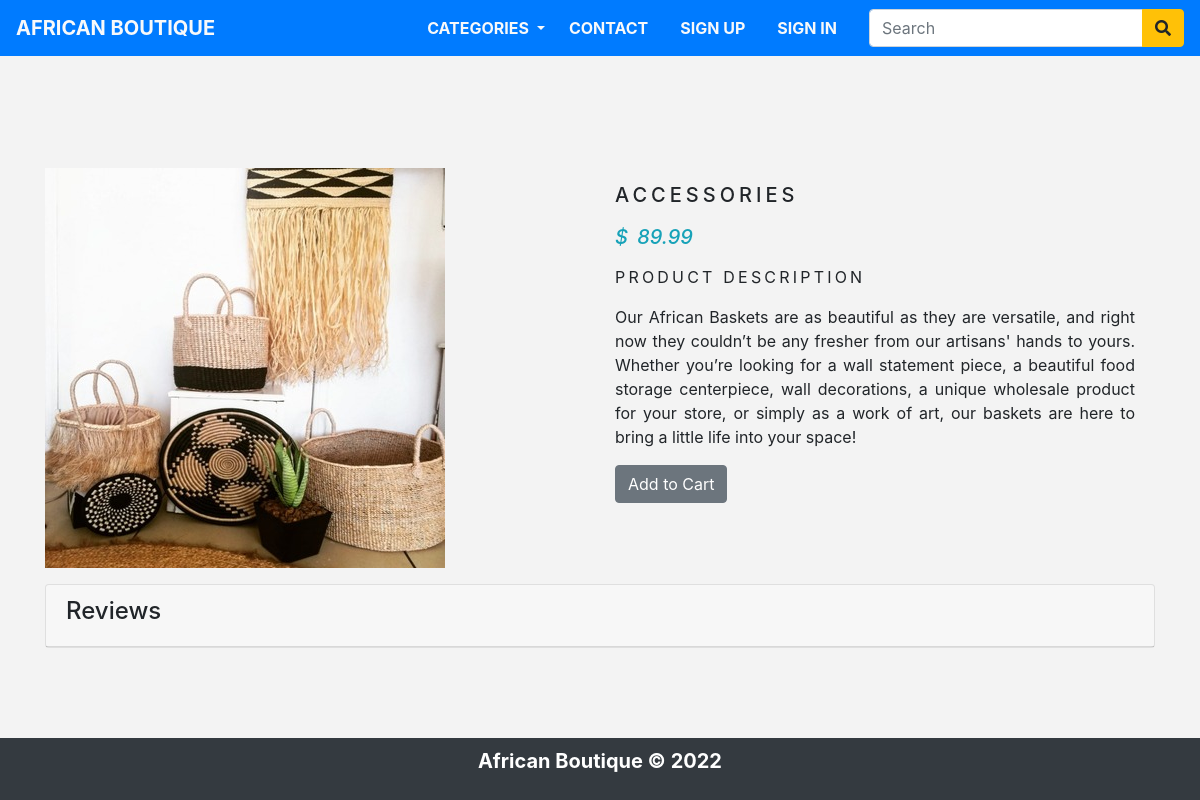
Screenshot of /category/jewelry-accessories/accessories with the database file from the repository.
### store/models.py (models this page shows, shortened)
class Product(models.Model):
    name = models.CharField(max_length=250, unique=True)
    slug = models.SlugField(max_length=250, unique=True)
    description = models.TextField(blank=True)
    category = models.ForeignKey(Category, on_delete=models.CASCADE)
    price = models.DecimalField(max_digits=10, decimal_places=2)
    image = models.ImageField(upload_to='product', blank=True)
    stock = models.IntegerField()
    available = models.BooleanField(default=True)
    created = models.DateTimeField(auto_now_add=True)
    updated = models.DateTimeField(auto_now=True)
    class Meta:
        ordering = ('name',)
        verbose_name = 'product'
        verbose_name_plural = 'products'

### store/views.py (the view)
# urls.py: path('category/<slug:category_slug>/<slug:product_slug>', views.productPage, name ='product_detail'),
def productPage(request, category_slug, product_slug):
    try:
        product = Product.objects.get(category__slug=category_slug, slug=product_slug)
    except Exception as e:
        raise e
    if request.method == 'POST' and request.user.is_authenticated and request.POST['content'].strip() != '':
        Review.objects.create(product=product,
                            user=request.user,
                            content=request.POST['content'])
    reviews = Review.objects.filter(product=product)
    return render(request, 'product.html', {'product': product, 'reviews': reviews})

### store/context_processors.py (called while the page is built)
def counter(request):
    item_count = 0
    if 'admin' in request.path:
        return {}
    else:
        try:
            cart=Cart.objects.filter(cart_id=_cart_id(request))
            cart_items = CartItem.objects.all().filter(cart=cart[:1])
            for cart_item in cart_items:
                item_count += cart_item.quantity
        except Cart.DoesNotExist:
            item_count = 0
    return dict(item_count=item_count)

def menu_links(request):
    links = Category.objects.all()
    return dict(links=links)

### store/models.py (called while the page is built)
    def get_url(self):
        return reverse('products_by_category', args=[self.slug])

### store/views.py (called while the page is built)
def _cart_id(request):
    cart = request.session.session_key
    if not cart:
        cart = request.session.create()
    return cart

### store/templates/product.html (shortened to what this page needs)
{% extends 'base.html' %}
{% load static %}
{% block content %}
<div class="container py-5">
    <div class="row mt-5">
        <div class="col-10 mx-auto col-md-6 my-3">
            <img src="{{product.image.url}}" alt="">
        </div>
        <div class="col-10 mx-auto col-md-6 my-3">
            <div>
                <h1 class="product_title">{{product.name}}</h1>
                <h5 class="text-info font-italic mb-3">
                    <span class="mr-1">$</span> {{product.price}}
                </h5>
                <p class="product_description">Product Description</p>
                <p class="text-justify product_text">{{product.description}}</p>
                {% if product.stock <= 0 %}
                    <p class="text-justify product_text"><b>Out of Stock</b></p>
                {% else %}
                    <a href="{% url 'add_cart' product.id %}">
                        <button type="button" name="button" class="btn btn-secondary">
                            Add to Cart
                        </button>
                    </a>
                {% endif %}
            </div>
        </div>
    </div>
    <div class="card">
        <div class="card-header">
            <h4>Reviews</h4>
        </div>
    </div>
</div>
{% endblock %}

### store/static/css/base.css (style rules this page uses)
body { background: #f3f3f3; }
.product_title { font-size: 20px; text-transform: uppercase; letter-spacing: 0.2em; padding-top: 15px; padding-bottom: 10px; }
.product_text { padding-right: 20px; }
.product_description { font-size: 16px; text-transform: uppercase; letter-spacing: 0.2em; }

### rows the page displays
Product: image (picture), name "ACCESSORIES", price "89.99", description "Our African Baskets are as beautiful as they are versatile, and right now they couldn’t be any fresher from our artisans' hands to yours. Whether you’re looking for a wall statement piece, a beautiful food storage centerpiece, wall decorations, a unique wholesale product for your store, or simply as a work of art, our baskets are here to bring a little life into your space!"
